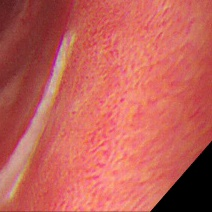
#> input picture balanceoDM/150x150/NO/0000609.-8.jpg, 212 x 212 px; its folder holds only this picture in this run
$ python GLCM.py   (older library calls are emulated)
#> lines starting #> are read from the running program, lines starting #| are printed output that depends on the picture
# -*- coding: utf-8 -*-
"""
Created on Fri Aug 16 00:57:49 2019

@author: Nataly
"""


import cv2
import numpy as np
import glob
from skimage.feature import greycomatrix, greycoprops
import skimage.feature
from scipy.stats import kurtosis
import statistics as stats
import pywt
import pywt.data
from scipy import ndimage as nd
from skimage import data
from skimage.util import img_as_float
from skimage.filters import gabor_kernel


#tamañoA = []
#tamañoB = []
def Fourier(inA):
    f = np.fft.fft2(inA)
    fshift = np.fft.fftshift(f)
    fourier = 20*np.log(np.abs(fshift))
    fourier=fourier.astype(np.uint8)
    return fourier

def GLCM (imA):
        a=int(np.max(imA))
        g = skimage.feature.greycomatrix(imA, [1], [0], levels=a+1, symmetric=False, normed=True)
        contraste=skimage.feature.greycoprops(g, 'contrast')[0][0]
        energia=skimage.feature.greycoprops(g, 'energy')[0][0]
        homogeneidad=skimage.feature.greycoprops(g, 'homogeneity')[0][0]
        correlacion=skimage.feature.greycoprops(g, 'correlation')[0][0]
        disimi= greycoprops(g, 'dissimilarity')
        ASM= greycoprops(g, 'ASM')
        entropia=skimage.measure.shannon_entropy(g)
        return g,contraste,energia,homogeneidad, correlacion, disimi, ASM,entropia
#                    plt.imshow(cropped)


contrast=[]
energi=[]
homogenei=[]
correlaci=[]
disi=[]
AS=[]
entrop=[]

contrast1=[]
energi1=[]
homogenei1=[]
correlaci1=[]
disi1=[]
AS1=[]
entrop1=[]
#from matplotlib import pyplot as plt

for image in glob.glob('*.jpg'):
    # image = '00002.jpg'
    im = cv2.imread(image)
#> im is the input picture: shape (212, 212, 3); mean B, G, R 87.7, 95.7, 195
    aa,bb,c = im.shape
#> aa = 212; bb = 212; c = 3
    croppedrgb=im
    im=cv2.normalize(im, None, 0, 255, norm_type=cv2.NORM_MINMAX, dtype=cv2.CV_8UC3)
    aa,bb,c = im.shape
    croppedrgb=im
    croppedrgb_2=croppedrgb.copy()
    HSV=cv2.cvtColor(im,cv2.COLOR_RGB2HSV)
#> HSV: shape (212, 212, 3); mean H, S, V 114, 142.4, 195
    H,S,cropped=cv2.split(HSV)
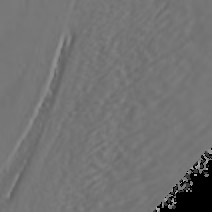
#> H: shape (212, 212); min 0, max 174, mean 114
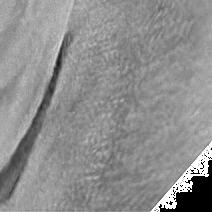
#> S: shape (212, 212); min 0, max 255, mean 142.4
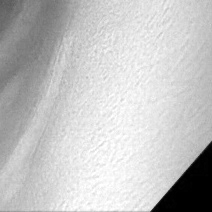
#> cropped: shape (212, 212); min 0, max 255, mean 195
#    H,cropped,V=cv2.split(HSV)
#    HSV=cv2.cvtColor(im,cv2.COLOR_RGB2YUV)
#    H,S,cropped=cv2.split(HSV)
    cropped,U,V=cv2.split(HSV)
    print(cropped.shape)
#| (212, 212)
    cropFou=Fourier(cropped)
#> in Fourier, `fourier = 20*np.log(np.abs(fshift))`:
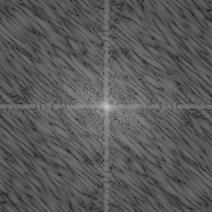
#> fourier: shape (212, 212) float64; min 52.54, max 309, mean 142.9; drawn with min black and max white
#> in Fourier, `fourier=fourier.astype(np.uint8)`:
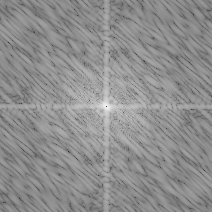
#> fourier: shape (212, 212); min 52, max 241, mean 142.4
    g,contraste,energia,homogeneidad, correlacion, disimi, ASM,entropia=GLCM(cropFou)
#> in GLCM, `a=int(np.max(imA))`: a = 241
#> in GLCM, `contraste=skimage.feature.greycoprops(g, 'contrast')[0][0]`: contraste = 125.6
#> in GLCM, `energia=skimage.feature.greycoprops(g, 'energy')[0][0]`: energia = 0.0271
#> in GLCM, `homogeneidad=skimage.feature.greycoprops(g, 'homogeneity')[0][0]`: homogeneidad = 0.147
#> in GLCM, `correlacion=skimage.feature.greycoprops(g, 'correlation')[0][0]`: correlacion = 0.771
#> in GLCM, `disimi= greycoprops(g, 'dissimilarity')`: disimi = [7.79]
#> in GLCM, `ASM= greycoprops(g, 'ASM')`: ASM = [0.000737]
#> in GLCM, `entropia=skimage.measure.shannon_entropy(g)`: entropia = 0.772
#> contraste = 125.6; energia = 0.0271; homogeneidad = 0.147; correlacion = 0.771; disimi = [7.79]; ASM = [0.000737]; entropia = 0.772
    contrast.append(contraste)
    energi.append(energia)
    homogenei.append(homogeneidad)
    correlaci.append(correlacion)
    disi.append(disimi)
    AS.append(ASM)
    entrop.append(entropia)

    g1,contraste1,energia1,homogeneidad1, correlacion1, disimi1, ASM1,entropia1=GLCM(cropped)
#> contraste1 = 98.21; energia1 = 0.143; homogeneidad1 = 0.575; correlacion1 = 0.892; disimi1 = [2.04]; ASM1 = [0.0204]; entropia1 = 0.336
    contrast1.append(contraste1)
    energi1.append(energia1)
    homogenei1.append(homogeneidad1)
    correlaci1.append(correlacion1)
    disi1.append(disimi1)
    AS1.append(ASM1)
    entrop1.append(entropia1)

import pandas as pd
datos = {'Contraste':contrast,
         'Energia':energi,
         'Homogeneidad':homogenei,
         'Correlación':correlaci,
         'Disimilitud':disi,
         'ASM':AS,
         'Entropia':entrop,
         'ContrasteSF':contrast1,
         'EnergiaSF':energi1,
         'HomogeneidadSF':homogenei1,
         'CorrelaciónSF':correlaci1,
         'DisimilitudSF':disi1,
         'ASMSF':AS1,
         'EntropiaSF':entrop1}
datos = pd.DataFrame(datos)
#> datos = table of 1 rows and 14 columns
#datos.to_excel('GLCMNOS.xlsx')
datos.to_excel('GLCMNO.xlsx')
#datos.to_excel('GLCMNOY.xlsx')

$ run again, on balanceoDM/150x150/NO/00014.-4.jpg
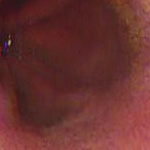
#> input picture balanceoDM/150x150/NO/00014.-4.jpg, 150 x 150 px
#> im is the input picture: shape (150, 150, 3); mean B, G, R 47.2, 49.5, 103.9
#> HSV: shape (150, 150, 3); mean H, S, V 118.9, 143.4, 138.7
#> `H,S,cropped=cv2.split(HSV)`:
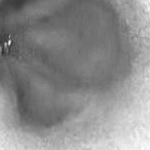
#> cropped: shape (150, 150); min 49, max 255, mean 138.7
#| (150, 150)
#> in Fourier, `fourier = 20*np.log(np.abs(fshift))`:
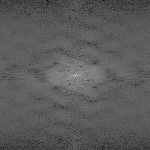
#> fourier: shape (150, 150) float64; min -1.03, max 296, mean 105.3; drawn with min black and max white
#> a = 255
#> in GLCM, `contraste=skimage.feature.greycoprops(g, 'contrast')[0][0]`: contraste = 127.2
#> in GLCM, `energia=skimage.feature.greycoprops(g, 'energy')[0][0]`: energia = 0.0304
#> in GLCM, `homogeneidad=skimage.feature.greycoprops(g, 'homogeneity')[0][0]`: homogeneidad = 0.144
#> in GLCM, `correlacion=skimage.feature.greycoprops(g, 'correlation')[0][0]`: correlacion = 0.772
#> in GLCM, `disimi= greycoprops(g, 'dissimilarity')`: disimi = [7.72]
#> in GLCM, `ASM= greycoprops(g, 'ASM')`: ASM = [0.000927]
#> in GLCM, `entropia=skimage.measure.shannon_entropy(g)`: entropia = 0.538
#> `g,contraste,energia,homogeneidad, correlacion, disimi, ASM,entropia=GL..`: contraste = 127.2; energia = 0.0304; homogeneidad = 0.144; correlacion = 0.772; disimi = [7.72]; ASM = [0.000927]; entropia = 0.538
#> contraste1 = 5.7; energia1 = 0.225; homogeneidad1 = 0.738; correlacion1 = 0.757; disimi1 = [0.669]; ASM1 = [0.0505]; entropia1 = 0.129
#> datos = table of 1 rows and 14 columns

$ run again, on balanceoDM/150x150/NO/00161.-4.jpg
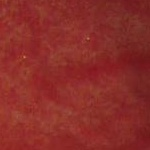
#> input picture balanceoDM/150x150/NO/00161.-4.jpg, 150 x 150 px
#> im is the input picture: shape (150, 150, 3); mean B, G, R 41.1, 45.5, 137.2
#> HSV: shape (150, 150, 3); mean H, S, V 118.6, 212.5, 156.8
#> `H,S,cropped=cv2.split(HSV)`:
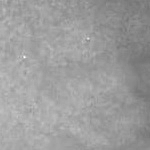
#> cropped: shape (150, 150); min 112, max 255, mean 156.8
#| (150, 150)
#> in Fourier, `fourier = 20*np.log(np.abs(fshift))`:
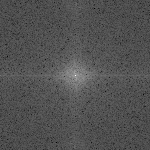
#> fourier: shape (150, 150) float64; min -26.94, max 295.9, mean 77.3; drawn with min black and max white
#> a = 252
#> in GLCM, `contraste=skimage.feature.greycoprops(g, 'contrast')[0][0]`: contraste = 341.2
#> in GLCM, `energia=skimage.feature.greycoprops(g, 'energy')[0][0]`: energia = 0.0226
#> in GLCM, `homogeneidad=skimage.feature.greycoprops(g, 'homogeneity')[0][0]`: homogeneidad = 0.0769
#> in GLCM, `correlacion=skimage.feature.greycoprops(g, 'correlation')[0][0]`: correlacion = 0.419
#> in GLCM, `disimi= greycoprops(g, 'dissimilarity')`: disimi = [13.76]
#> in GLCM, `ASM= greycoprops(g, 'ASM')`: ASM = [0.000512]
#> in GLCM, `entropia=skimage.measure.shannon_entropy(g)`: entropia = 0.631
#> `g,contraste,energia,homogeneidad, correlacion, disimi, ASM,entropia=GL..`: contraste = 341.2; energia = 0.0226; homogeneidad = 0.0769; correlacion = 0.419; disimi = [13.76]; ASM = [0.000512]; entropia = 0.631
#> contraste1 = 0.329; energia1 = 0.328; homogeneidad1 = 0.846; correlacion1 = 0.916; disimi1 = [0.312]; ASM1 = [0.108]; entropia1 = 0.04
#> datos = table of 1 rows and 14 columns
